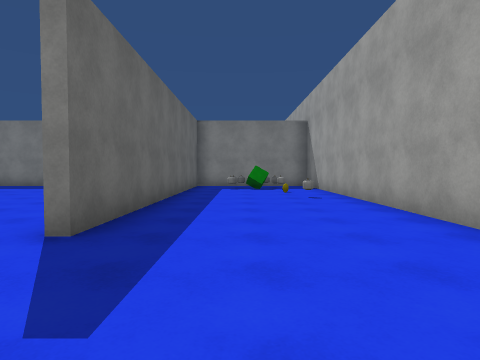
view 1 (above)

22 first-person views from a walk through a Unity game level. The camera is 1.3 m above the floor, tilts 2° down and sees 75° across. The floor is counted in squares, 2 m on a side. Each view is taken from the middle of a square. On the plan, view 1 faces up. The plan holds only what a view shows up to about 10 squares ahead; the rest is blank. The place goes on beyond the plan. The player is left out. Surface patterns are stand-ins for the level's own textures.

view 2
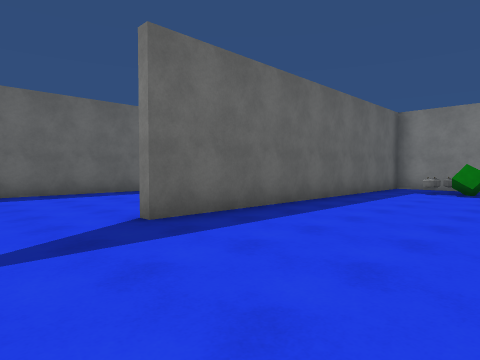

view 3
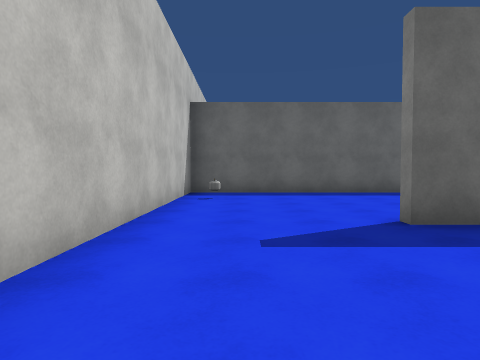

view 4
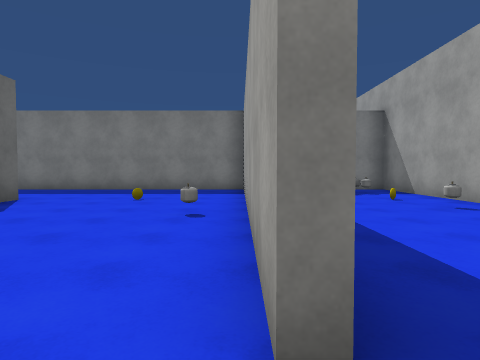

view 5
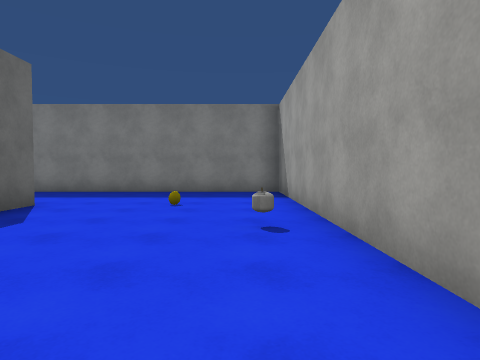

view 6
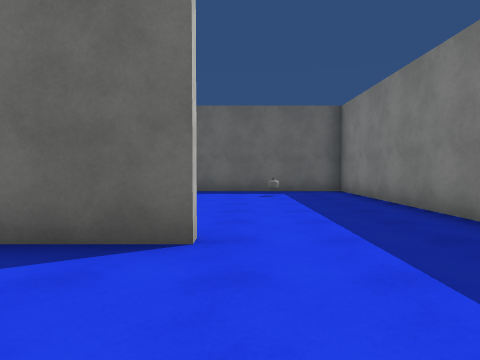

view 7
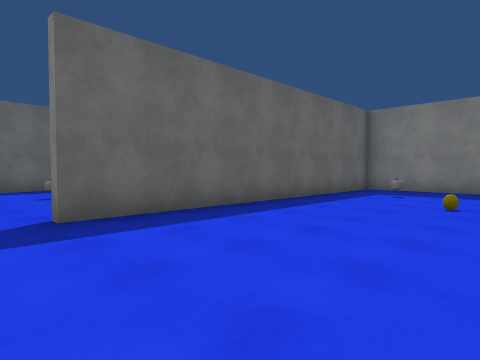

view 8
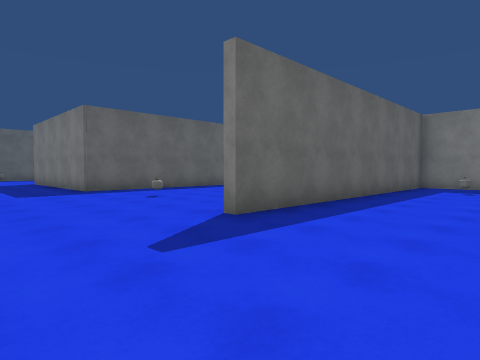

view 9
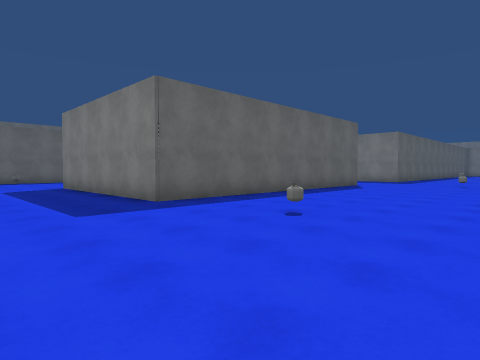

view 10
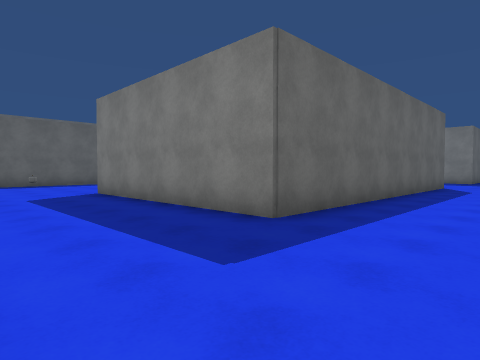

view 11
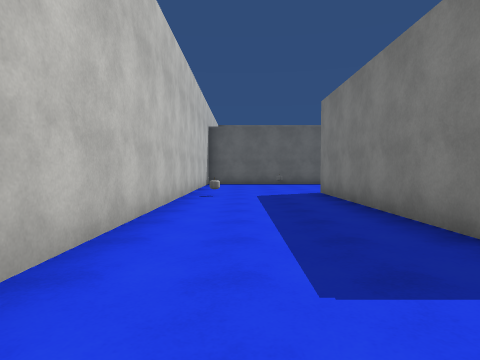

view 12
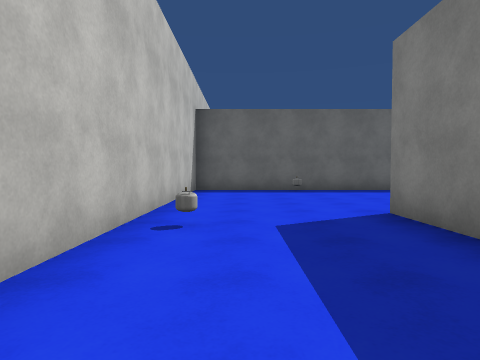

view 13
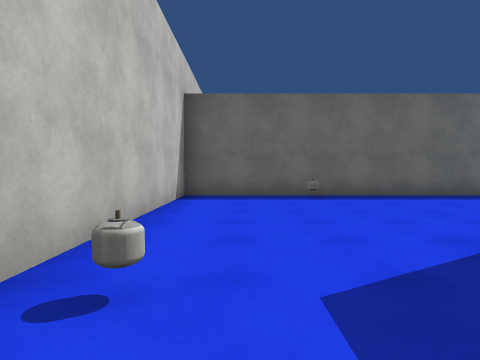

view 14
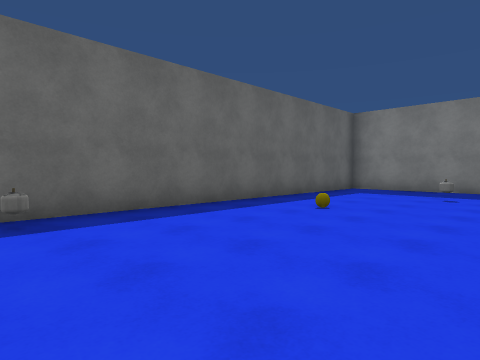

view 15
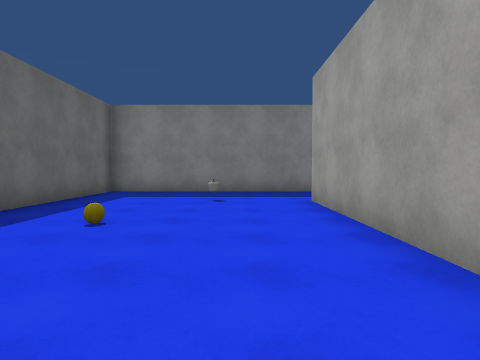

view 16
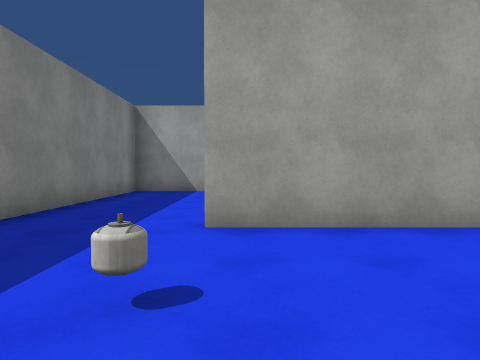

view 17
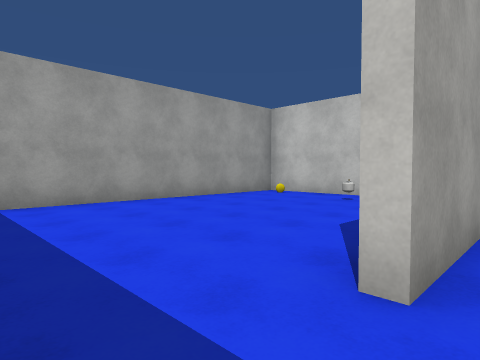

view 18
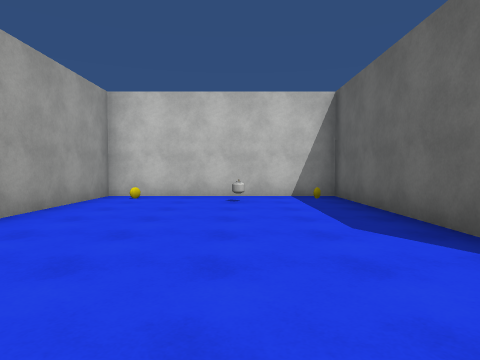

view 19
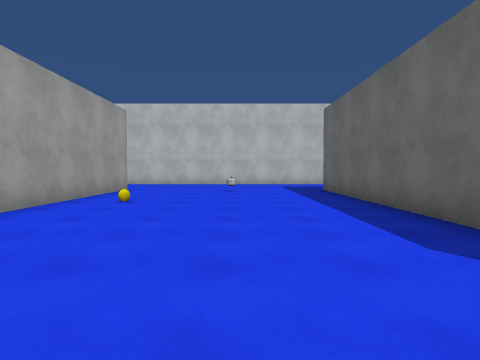

view 20
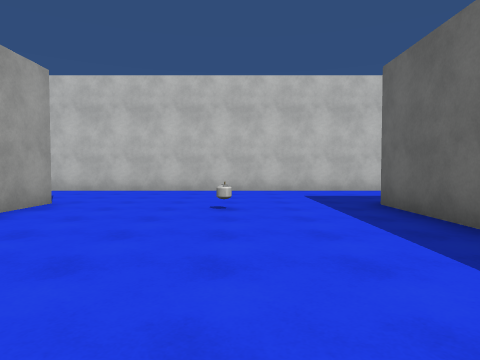

view 21
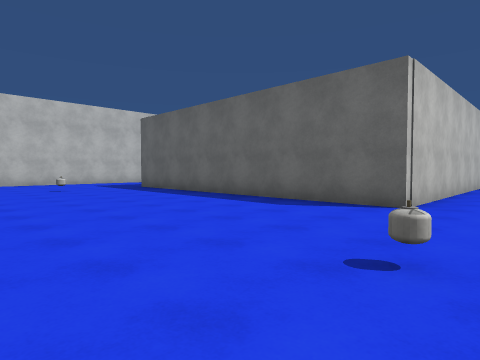

view 22
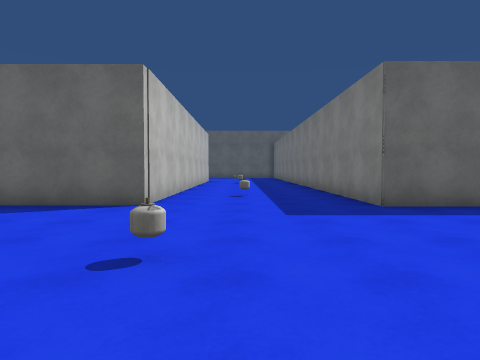

### Floor plan
Points are (right, up) in squares from view 1. A wall is a line through its corners. A room is listed if a view was taken in it or the views show most of it. See-through windows are left out.
Room 1 (views 1, 2, 3, 4, 5, 6, 7, 8, 9, 10, 11, 12, 13, 14, 15, 16, 17, 19, 20, 21, 22)
walls: (-6.7, 8.6) (-6.7, -0.4) (-5.6, -0.4); (-13.4, 3) (-13.4, 8.4); (-1.6, 11.6) (-1.6, 2.9); (-1.9, 2.9) (-1.9, 12) (-13.2, 12) (-13.2, 3); (-19.6, 18.2) (-19.6, 16.5) (-24, 16.5); (-4.1, -0.4) (0.2, -0.4); (-24.5, 12) (-30.7, 12) (-30.7, -0.4) (-11.2, -0.4); (-25.5, 4.9) (-25.5, 9.5); (-26.5, 12.3) (-19.6, 12.3) (-19.6, 3.2) (-25.6, 3.2); (2.6, 3.2) (2.6, 12) (-1.2, 12)
ways out: opening at (-25, 10.5) to room 2
objects: other object (-30, 3); other object (-28, 10); other object (-25, 0); other object (-22, 14); other object (-17, 4); other object (-16, 13); other object (-12, 10); other object (-5, 0); other object (-3, 7); other object (0, 10); green cube (0, 11) to (1, 11); other object (1, 10); other object (2, 7)
Room 2 (view 18)
walls: (-25.3, 8.1) (-25.3, 3.5) (-19.8, 3.5) (-19.8, 12) (-24.5, 12)
ways out: opening at (-25, 10.5) to room 1
objects: other object (-23, 5)

Positions as (right, up) in squares from view 1, and headings:
1: (0, 0), facing up
2: (2, 1), facing up-left
3: (2, 1), facing left
4: (-2, 2), facing up
5: (-3, 3), facing up
6: (-4, 9), facing left
7: (-9, 2), facing up-left
8: (-10, 0), facing up-left
9: (-14, 0), facing up-left
10: (-17, 0), facing up-left
11: (-17, 1), facing left
12: (-21, 1), facing left
13: (-23, 1), facing left
14: (-26, 2), facing up-left
15: (-27, 3), facing up
16: (-29, 9), facing right
17: (-26, 11), facing down-right
18: (-23, 11), facing down
19: (-17, 13), facing down
20: (-17, 9), facing down
21: (-14, 14), facing down-left
22: (-14, 14), facing left
